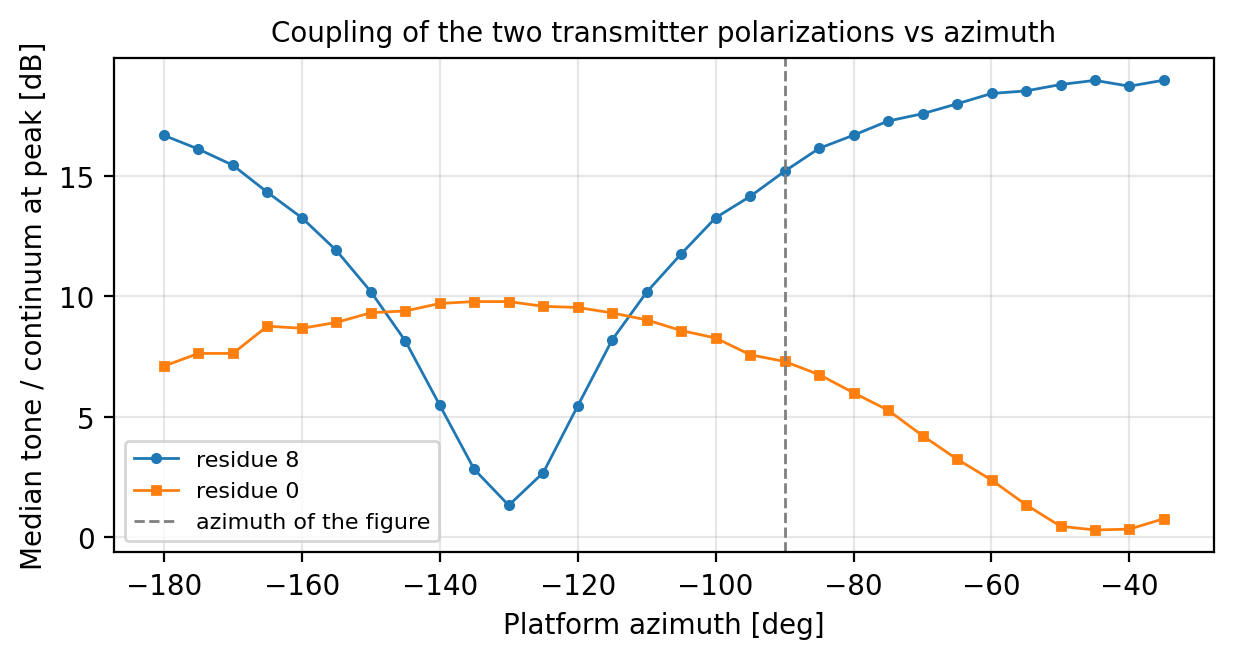

The script that saved this image:
"""Which comb is aligned with the bowtie at the azimuth of the figure?

The transmitter is dual-polarization and its two polarizations sit on alternating
comb channels: residue 8 and residue 0. The suspended bowtie is single
polarization, so as the platform azimuth steps between rotations the coupling to
the two transmitter polarizations should trade off. If instead one comb is
uniformly weaker at every azimuth, the difference is transmit power, not
alignment.
"""
import os, runpy
from pathlib import Path

import numpy as np
import matplotlib
matplotlib.use("Agg")
import matplotlib.pyplot as plt

os.environ.pop("BEAM_PNG", None)
g = runpy.run_path("/home/christian/Documents/research/papers/eigsep_instrument/eigsep_instrument_rasti/docs/render_beam_modulation.py")
d4, chan, freq, el, az = g["d4"], g["chan"], g["freq"], g["el"], g["az"]
to_db, is_fm, finite = g["to_db"], g["is_fm"], g["finite"]
rotations, rot_az, ROT = g["rotations"], g["rot_az"], g["ROT"]
COMB_SPILL = g["COMB_SPILL"]


def flank(c):
    return [c + o for o in range(-6, 7) if 3 <= abs(o) <= 6 and 0 <= c + o < len(chan)
            and finite[c + o] and (c + o) % 16 not in COMB_SPILL and not is_fm[c + o]]


sets = {}
for res in (8, 0):
    sets[res] = [c for c in chan[(chan % 16 == res) & (freq > 56) & (freq < 221)]
                 if finite[c] and not is_fm[c] and flank(c)]
    print(f"residue {res}: {len(sets[res])} candidate tones")

rows = []
for r, (a, b) in enumerate(rotations):
    pk = np.zeros(len(el), bool)
    pk[a:b] = True
    pk &= np.abs(el) < 30.0
    if pk.sum() < 5:
        continue
    vals = {}
    for res, cs in sets.items():
        vals[res] = np.median([to_db(np.nanmedian(d4[pk][:, c]))
                               - to_db(np.nanmedian(d4[pk][:, flank(c)])) for c in cs])
    rows.append((r, rot_az[r], vals[8], vals[0]))

rows = np.array(rows)
good = rows[rows[:, 0] <= 29]          # well-behaved first half of the raster
fig, ax = plt.subplots(figsize=(6.4, 3.4))
ax.plot(good[:, 1], good[:, 2], "o-", ms=3, lw=1, label="residue 8")
ax.plot(good[:, 1], good[:, 3], "s-", ms=3, lw=1, label="residue 0")
ax.axvline(-90, color="0.5", ls="--", lw=1, label="azimuth of the figure")
ax.set_xlabel("Platform azimuth [deg]")
ax.set_ylabel("Median tone / continuum at peak [dB]")
ax.set_title("Coupling of the two transmitter polarizations vs azimuth", fontsize=10)
ax.legend(fontsize=8); ax.grid(alpha=0.3)
fig.tight_layout()
out = Path(__file__).parent / "54_pol_alignment.png"
fig.savefig(out, dpi=200, bbox_inches="tight")

i = int(np.argmin(np.abs(good[:, 1] - (-90.0))))
print(f"\nat the figure's azimuth ({good[i,1]:+.0f} deg): "
      f"residue 8 = {good[i,2]:.1f} dB, residue 0 = {good[i,3]:.1f} dB "
      f"-> residue {'8' if good[i,2] > good[i,3] else '0'} is stronger by "
      f"{abs(good[i,2]-good[i,3]):.1f} dB")
print(f"across azimuth: residue 8 spans {good[:,2].min():.1f}-{good[:,2].max():.1f} dB, "
      f"residue 0 spans {good[:,3].min():.1f}-{good[:,3].max():.1f} dB")
print(f"difference (8 - 0) spans {np.min(good[:,2]-good[:,3]):+.1f} to "
      f"{np.max(good[:,2]-good[:,3]):+.1f} dB, "
      f"correlation with azimuth {np.corrcoef(good[:,1], good[:,2]-good[:,3])[0,1]:+.2f}")
print(f"wrote {out}")
